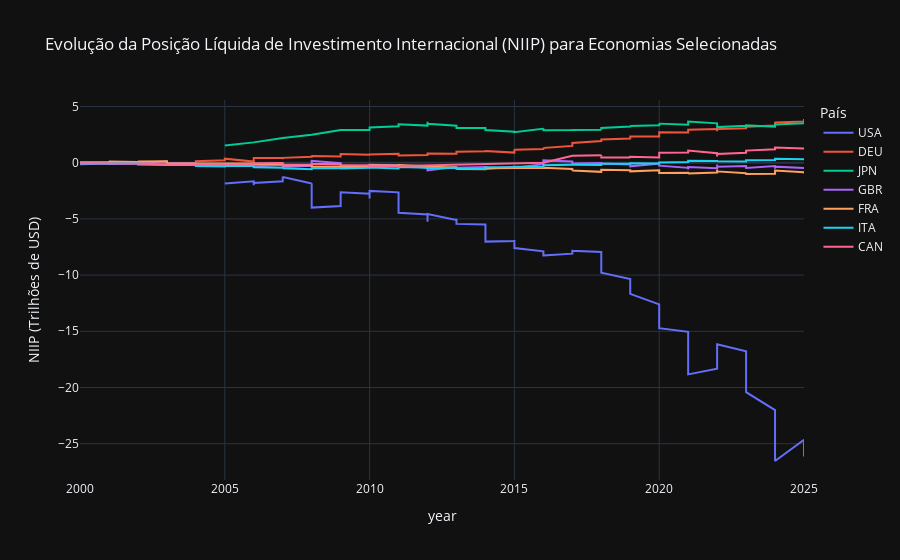

Notebook code cell kept with this figure:
### Markdown cell above
##### Evolução da NIIP para os países do G7

### Code cell
# Adiciona uma coluna para o ano
df['year'] = df['period'].str[:4]
df['year'] = pd.to_numeric(df['year'], errors='coerce')

g7_countries =['CAN', 'DEU', 'JPN', 'USA', 'ITA', 'FRA', 'GBR']
niip_trends = df[(df['indicator'] == 'NIIP') & (df['country'].isin(g7_countries))]

fig = px.line(niip_trends,
              x='year',
              y='value_trillions',
              color='country',
              title='Evolução da Posição Líquida de Investimento Internacional (NIIP) para Economias Selecionadas',
              labels={'date': 'Data', 'value_trillions': 'NIIP (Trilhões de USD)', 'country': 'País'})

fig.show()
